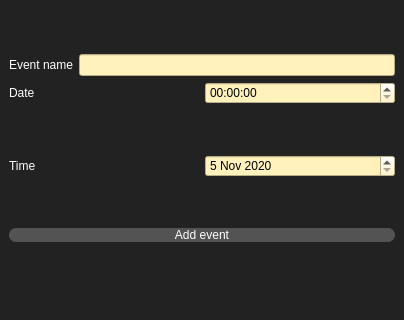
<?xml version="1.0" encoding="UTF-8"?>
<ui version="4.0">
 <class>MainWindow</class>
 <widget class="QMainWindow" name="MainWindow">
  <property name="geometry">
   <rect>
    <x>0</x>
    <y>0</y>
    <width>404</width>
    <height>320</height>
   </rect>
  </property>
  <property name="minimumSize">
   <size>
    <width>404</width>
    <height>320</height>
   </size>
  </property>
  <property name="windowTitle">
   <string>MainWindow</string>
  </property>
  <property name="styleSheet">
   <string notr="true">QWidget{
	background-color:rgb(34, 34, 34);
	color:white;
}
QTimeEdit{
	background-color:rgb(255, 242, 189);
	color:black;
}

QDateEdit{
	background-color:rgb(255, 242, 189);
	color:black;
}

QLineEdit{
	background-color:rgb(255, 242, 189);
	color:black;
}

QPushButton{
	background-color: rgb(83, 83, 83);
	border-radius: 6.5px;
}

QPushButton:hover{
	background-color:rgb(52, 52, 52)
}</string>
  </property>
  <widget class="QWidget" name="centralwidget">
   <layout class="QHBoxLayout" name="horizontalLayout_4">
    <item>
     <layout class="QVBoxLayout" name="verticalLayout_2">
      <item>
       <layout class="QVBoxLayout" name="verticalLayout">
        <item>
         <layout class="QHBoxLayout" name="horizontalLayout">
          <item>
           <widget class="QLabel" name="label_2">
            <property name="text">
             <string>Event name</string>
            </property>
           </widget>
          </item>
          <item>
           <widget class="QLineEdit" name="lineEdit"/>
          </item>
         </layout>
        </item>
        <item>
         <layout class="QHBoxLayout" name="horizontalLayout_2">
          <item>
           <widget class="QLabel" name="label">
            <property name="text">
             <string>Date</string>
            </property>
           </widget>
          </item>
          <item>
           <widget class="QTimeEdit" name="timeEdit"/>
          </item>
         </layout>
        </item>
       </layout>
      </item>
      <item>
       <layout class="QHBoxLayout" name="horizontalLayout_3">
        <item>
         <widget class="QLabel" name="label_3">
          <property name="text">
           <string>Time</string>
          </property>
         </widget>
        </item>
        <item>
         <widget class="QDateEdit" name="dateEdit">
          <property name="dateTime">
           <datetime>
            <hour>0</hour>
            <minute>0</minute>
            <second>0</second>
            <year>2020</year>
            <month>11</month>
            <day>5</day>
           </datetime>
          </property>
          <property name="minimumDate">
           <date>
            <year>2020</year>
            <month>11</month>
            <day>5</day>
           </date>
          </property>
         </widget>
        </item>
       </layout>
      </item>
      <item>
       <widget class="QPushButton" name="pushButton">
        <property name="text">
         <string>Add event</string>
        </property>
       </widget>
      </item>
     </layout>
    </item>
   </layout>
  </widget>
  <widget class="QMenuBar" name="menubar">
   <property name="geometry">
    <rect>
     <x>0</x>
     <y>0</y>
     <width>404</width>
     <height>21</height>
    </rect>
   </property>
  </widget>
  <widget class="QStatusBar" name="statusbar"/>
 </widget>
 <resources/>
 <connections/>
</ui>
